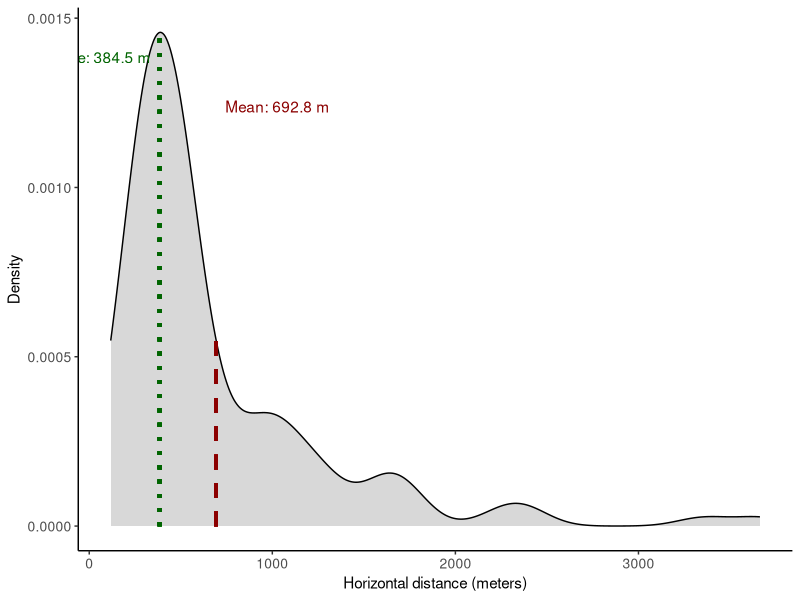

R code for this plot:
## ---- chunk 1
library(tidyverse)
library(lubridate)
library(geosphere) # For calculating geographic distances
## ---- chunk 2
# 1. Load the MaxN data
maxn_data <- readxl::read_excel("./data/18097061/med_red_MaxN_data.xlsx", sheet = 1)

# 2. Load and filter the metadata
metadata <- readxl::read_excel("./data/18097061/Metadata.xlsx", sheet = 1) %>% 
  # Remove the specific problem OpCodes
  filter(!OpCode %in% c("isrsdot201119B","isrsdot201119A","israchz260422H","isrnaha280722F","isrrosh071020C")) %>%
  # Keep ONLY the OpCodes that also exist in the maxn_data
  semi_join(maxn_data, by = "OpCode")
metadata_processed <- metadata %>%
  # Keep only samples that were successfully analyzed (optional but recommended)
  filter(`analyzed?` == "yes") %>% 
  # Drop rows missing coordinates or time
  filter(!is.na(dep_time), !is.na(lat_y), !is.na(lon_x)) %>%
  mutate(
    # Extract the clean date and clean time
    pure_date = as.Date(date),
    pure_time = format(dep_time, "%H:%M:%S"),
    
    # Combine into a single, correct deployment datetime
    dep_datetime = ymd_hms(paste(pure_date, pure_time)),
    
    # Calculate sampling window: start (deploy + 5m) and end (start + 60m)
    start_time = dep_datetime + minutes(5),
    end_time = start_time + minutes(60)
  )

# --- 2. FIND SIMULTANEOUS PAIRS ---
# Join the dataset to itself by the exact date to find overlapping cameras
simultaneous_pairs <- metadata_processed %>%
  inner_join(metadata_processed, by = "pure_date", suffix = c("_1", "_2")) %>%
  # Keep only unique pairs (prevents matching A-B and B-A, or A-A)
  filter(OpCode_1 < OpCode_2) %>%
  # Time overlap logic: Cam 1 starts before Cam 2 ends AND Cam 2 starts before Cam 1 ends
  filter(start_time_1 < end_time_2 & start_time_2 < end_time_1)

# --- 3. CALCULATE HORIZONTAL DISTANCE ---
simultaneous_pairs <- simultaneous_pairs %>%
  rowwise() %>%
  mutate(
    # distHaversine calculates actual spatial distance accounting for Earth's curvature
    distance_m = distHaversine(
      p1 = c(lon_x_1, lat_y_1), 
      p2 = c(lon_x_2, lat_y_2)
    )
  ) %>%
  ungroup()

# --- 4. FLAG SAMPLES IN ORIGINAL DATASET ---
simultaneous_opcodes <- unique(c(simultaneous_pairs$OpCode_1, simultaneous_pairs$OpCode_2))

metadata <- metadata %>%
  mutate(
    is_simultaneous = OpCode %in% simultaneous_opcodes
  )

# --- 5. PRINT THE SUMMARY METRICS ---
total_samples <- nrow(metadata_processed)
simultaneous_count <- length(simultaneous_opcodes)
percent_simultaneous <- round((simultaneous_count / total_samples) * 100, 2)

cat("=== DEPLOYMENT SUMMARY ===\n")
cat("Total valid samples analyzed:", total_samples, "\n")
cat("Samples sampling simultaneously with at least one other camera:", 
    simultaneous_count, paste0("(", percent_simultaneous, "%)\n\n"))

if(nrow(simultaneous_pairs) > 0) {
  cat("=== DISTANCE SUMMARY BETWEEN SIMULTANEOUS CAMERAS (Meters) ===\n")
  cat("Minimum distance:", round(min(simultaneous_pairs$distance_m), 2), "m\n")
  cat("Average distance:", round(mean(simultaneous_pairs$distance_m), 2), "m\n")
  cat("Maximum distance:", round(max(simultaneous_pairs$distance_m), 2), "m\n")
} else {
  cat("No simultaneous deployments found.\n")
}
## ---- chunk 3
# --- 6. PLOT DENSITY OF DISTANCES (MEAN & MODE) ---
# 1. Calculate the Mean
mean_distance <- mean(simultaneous_pairs$distance_m, na.rm = TRUE)

# 2. Calculate the Mode (Peak of the continuous density curve)
dist_density <- density(simultaneous_pairs$distance_m, na.rm = TRUE)
mode_distance <- dist_density$x[which.max(dist_density$y)]
mode_y <- max(dist_density$y) # The exact height of the mode

# 3. Calculate the Y-value for the Mean on the density curve
# approxfun creates an interpolation function from the density coordinates
density_interp <- approxfun(dist_density$x, dist_density$y)
mean_y <- density_interp(mean_distance) # The exact height at the mean

# 4. Create the density plot
distance_plot <- ggplot(simultaneous_pairs, aes(x = distance_m)) +
  geom_density(fill = "grey", alpha = 0.6, color = "black") +
  
  # Add vertical line for the MEAN using geom_segment (stops at the curve)
  geom_segment(x = mean_distance, xend = mean_distance, 
               y = 0, yend = mean_y, 
               color = "darkred", linetype = "dashed", size = 1.2) +
  annotate("text", x = mean_distance + 50, y = max(dist_density$y) * 0.85, 
           label = paste("Mean:", round(mean_distance, 1), "m"), 
           color = "darkred", hjust = 0) +
  
  # Add vertical line for the MODE using geom_segment (stops at the curve)
  geom_segment(x = mode_distance, xend = mode_distance, 
               y = 0, yend = mode_y, 
               color = "darkgreen", linetype = "dotted", size = 1.2) +
  annotate("text", x = mode_distance - 50, y = max(dist_density$y) * 0.95, 
           label = paste("Mode:", round(mode_distance, 1), "m"), 
           color = "darkgreen", hjust = 1) +
           
  # Labels and theme
  labs(
    x = "Horizontal distance (meters)",
    y = "Density") +
  theme_classic() +
  theme(
    axis.text = element_text(size = 10)
  )

# Display the plot
print(distance_plot)
